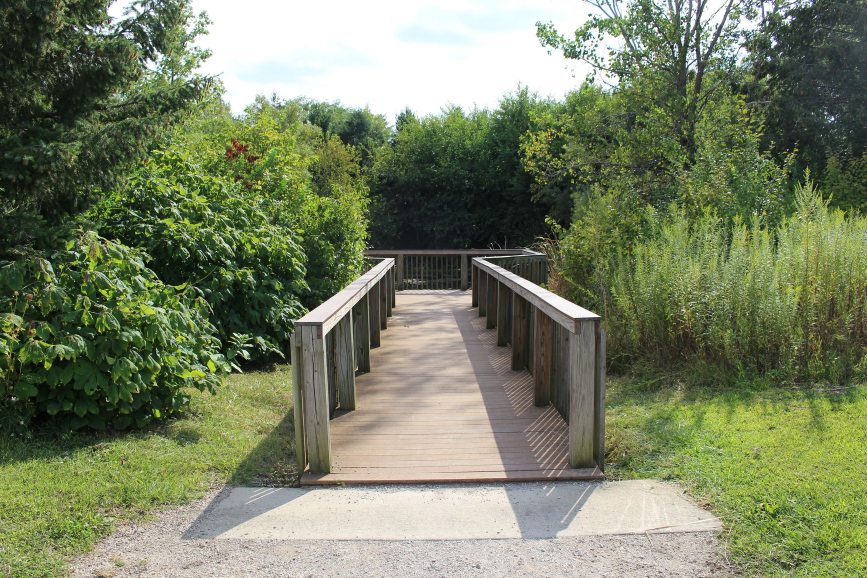
#> input picture 5.Resizing and Masking/Document.jpg, 2600 x 1733 px (shown at 1/3 size)
$ python '5_Resizing and Masking.py'
#> lines starting #> are read from the running program, lines starting #| are printed output that depends on the picture
#Resizing and Masking
import cv2
import numpy as np

# Load an image
image = cv2.imread('Document.jpg')
#> image is the input picture: shape (1733, 2600, 3); mean B, G, R 99.7, 129.2, 120.5

# Resize the image
resized_image = cv2.resize(image, (500, 500), interpolation=cv2.INTER_LINEAR)
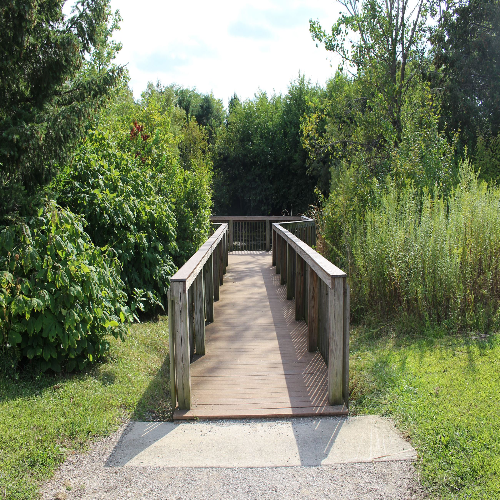
#> resized_image: shape (500, 500, 3); mean B, G, R 99.6, 129.2, 120.5

"""
#cv2.resize(input_image, output_size, interpolation_method)
Helps in standardizing input sizes for models,
reducing processing time, and fitting images into a specific format.
"""

# Create a mask
mask = np.zeros(resized_image.shape[:2], dtype=np.uint8)
mask[100:200, 100:200] = 255  # Example mask
masked_image = cv2.bitwise_and(resized_image, resized_image, mask=mask)
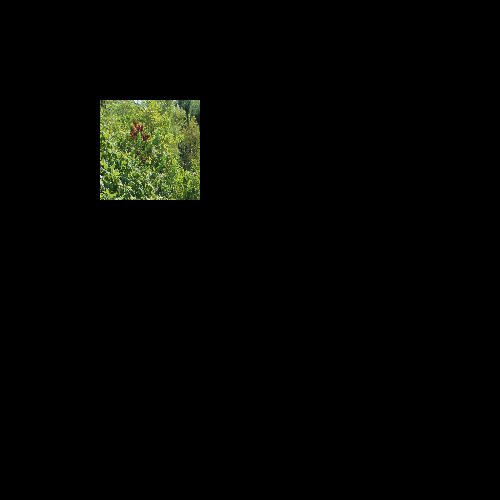
#> masked_image: shape (500, 500, 3); mean B, G, R 2.5, 5.1, 4.3

"""
A binary mask image that determines which parts of the input image to keep.
"""
print("Use'ESC' Key to go foward/show other output ")
# Display results
cv2.imshow('Resized', resized_image)
k = cv2.waitKey(0) & 0xFF
#> (key Esc is pressed here)

if k == 27:
    cv2.imshow('Masked', masked_image)
    k = cv2.waitKey(0) & 0xFF
#> (key Esc is pressed here)

if k == 27:
    cv2.destroyAllWindows()
